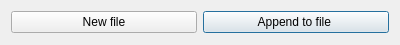
<?xml version="1.0" encoding="UTF-8"?>
<ui version="4.0">
 <class>ExportDialog</class>
 <widget class="QDialog" name="ExportDialog">
  <property name="geometry">
   <rect>
    <x>0</x>
    <y>0</y>
    <width>400</width>
    <height>45</height>
   </rect>
  </property>
  <property name="windowTitle">
   <string>Dialog</string>
  </property>
  <layout class="QGridLayout" name="gridLayout_2">
   <item row="0" column="1">
    <widget class="QPushButton" name="appendPushButton">
     <property name="text">
      <string>Append to file </string>
     </property>
    </widget>
   </item>
   <item row="0" column="0">
    <widget class="QPushButton" name="newPushButton">
     <property name="text">
      <string>New file</string>
     </property>
    </widget>
   </item>
  </layout>
 </widget>
 <resources/>
 <connections/>
</ui>
